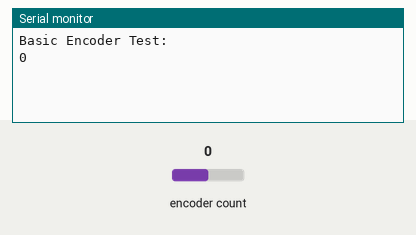
This sketch was run on a simulated Arduino Uno, built with avr-gcc and run on an emulated ATmega328P. Shown: the last lines printed to the serial monitor. The test bench sets the inputs (shaded band); at power-on: encoder count 0.

Above: at 1.2 s.
1.3 s: encoder count set to 1
At 2.1 s:
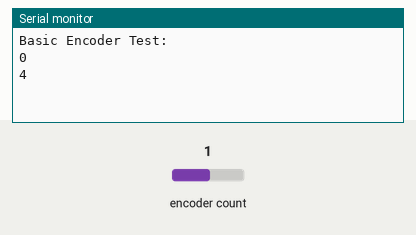
2.8 s: encoder count set to 2
At 3.2 s:
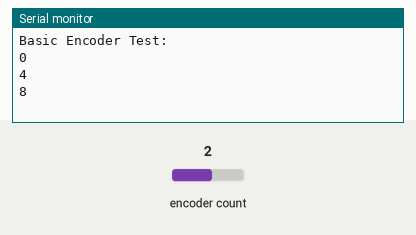

The sketch:

encoders.ino
```cpp
/* Program to read one  encoder connected to pin 2 and 3 of arduino UNO.
 */
#include <Encoder.h>

//The encoder best performance is achieved when using interrupts
Encoder myEnc(2,3);
//   avoid using pins with LEDs attached

void setup() {
  Serial.begin(115200);
  Serial.println("Basic Encoder Test:");
}

long oldPosition  = -999;

void loop() {
  long newPosition = myEnc.read();
  if (newPosition != oldPosition) {
    oldPosition = newPosition;
    Serial.println(newPosition);
  }
}
```

.ino.cpp
```cpp
#ifdef __IN_ECLIPSE__
//This is a automatic generated file
//Please do not modify this file
//If you touch this file your change will be overwritten during the next build
//This file has been generated on 2016-12-16 10:48:29

#include "Arduino.h"
#include <Encoder.h>
void setup() ;
void loop() ;

#include "encoders.ino"


#endif
```

Measured:
- after the input at 1.3 s, the serial monitor: prints a new line at once (image 1)
- after the input at 2.8 s, the serial monitor: prints a new line at once (image 2)
